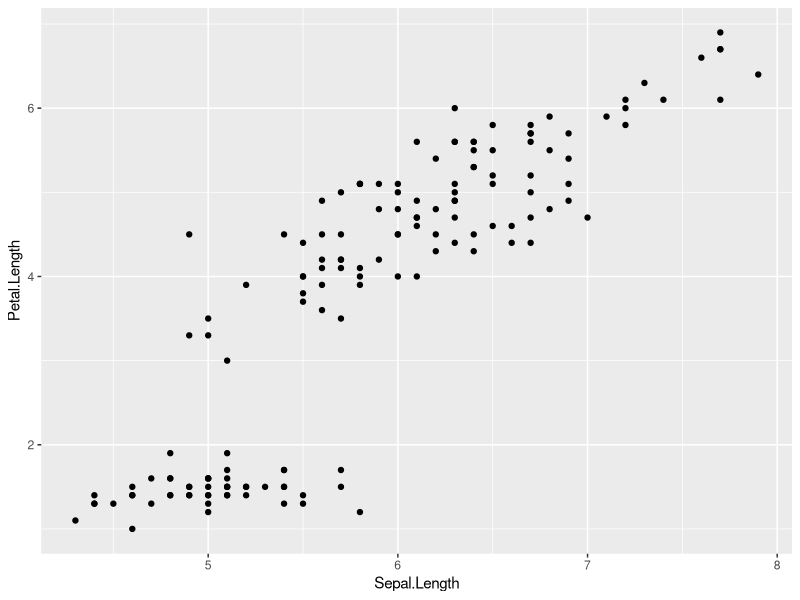
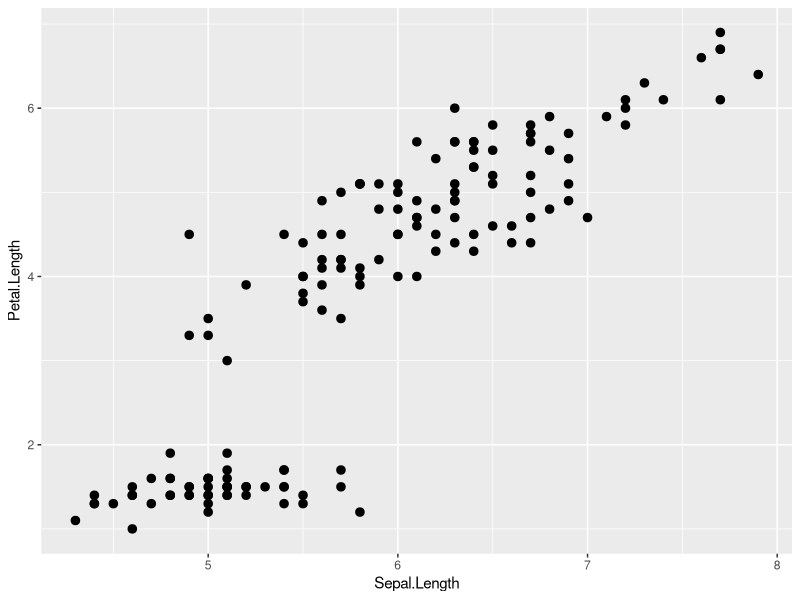
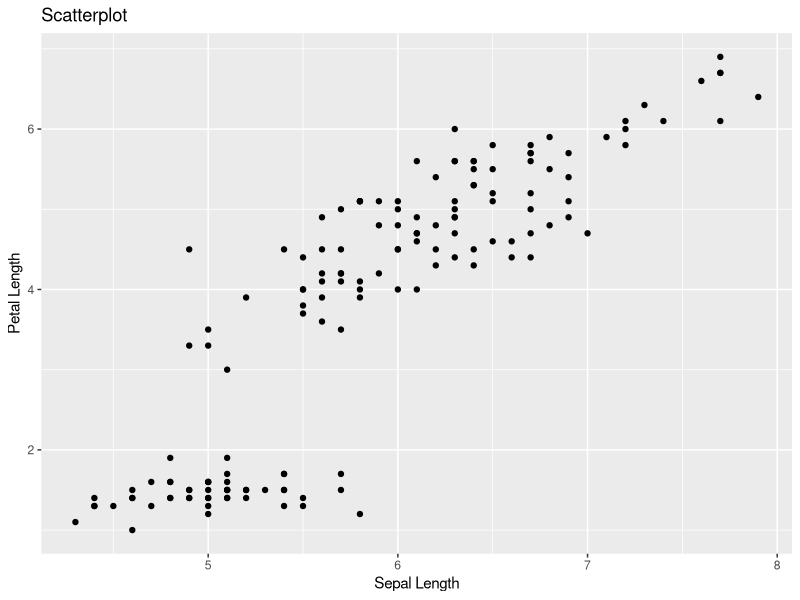
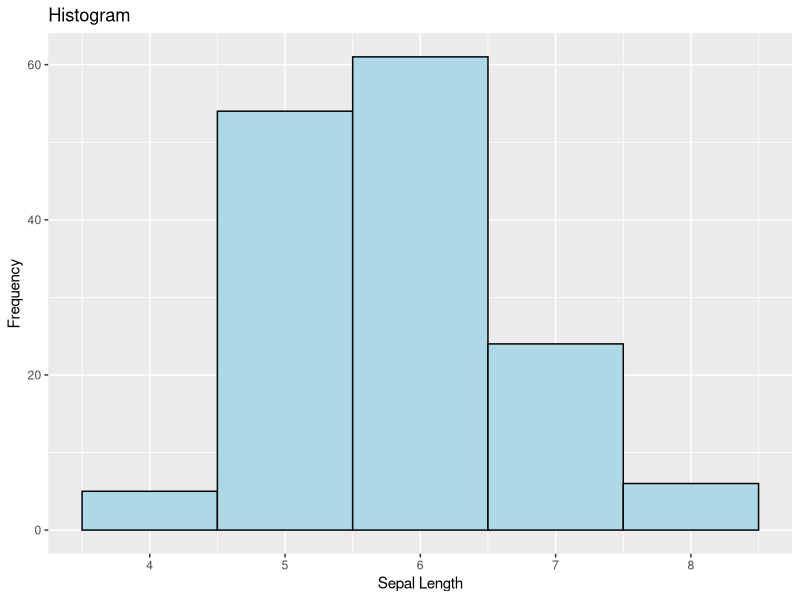
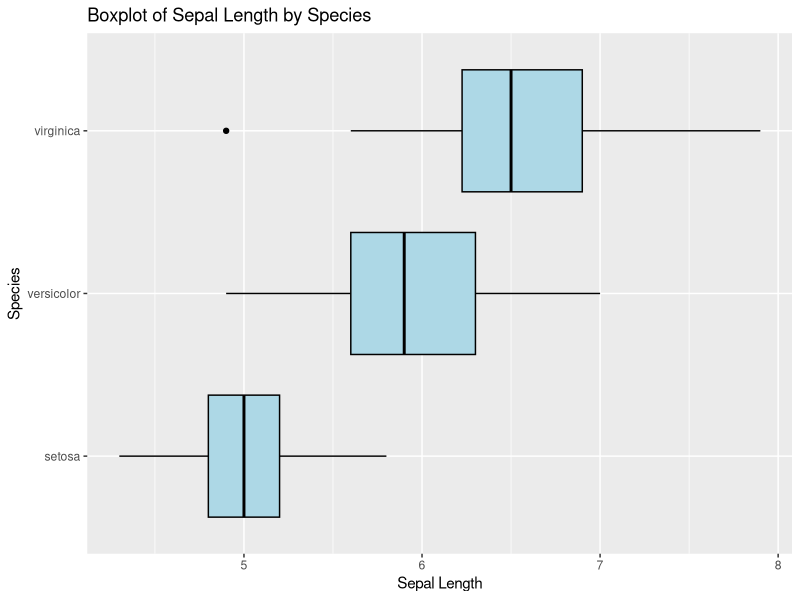
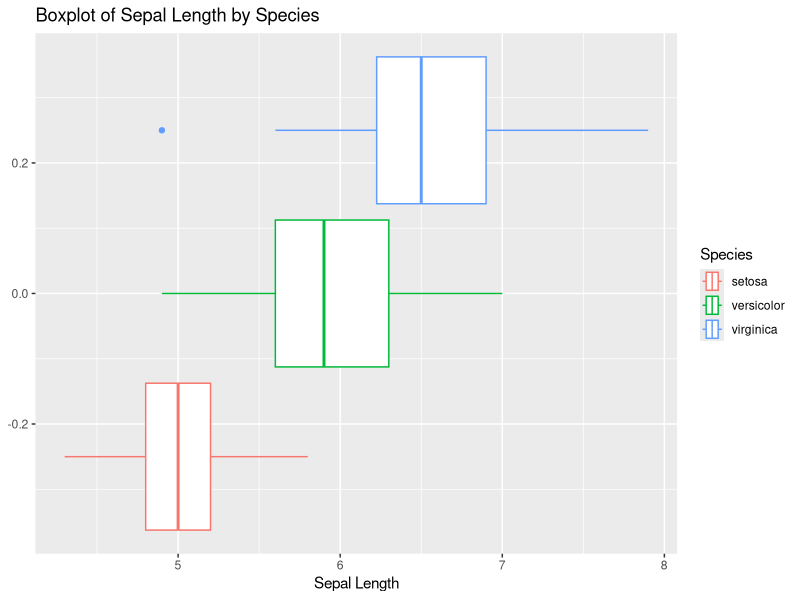
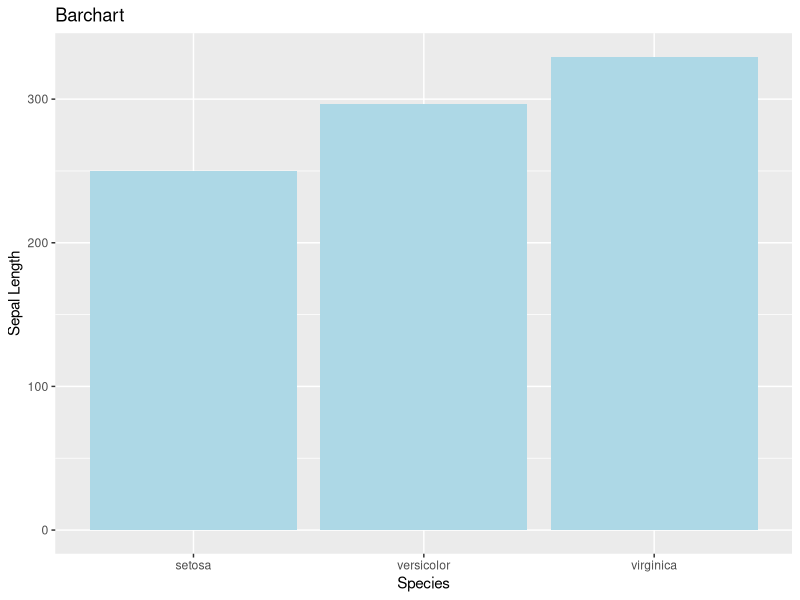

The R script that drew these images, in order:
#ggplot 2 and tidyverse are packages for creating grpahical representations 
#of data in R. 
library(tidyverse)
library(ggplot2)
library(readxl)

#To load a built-in dataset in base R. Iris is one such dataset.
View(iris)


#ggplot2 is a versatile package that can be used to visualize data in various
#ways. As such, there are different ways to code one plot. We will call our 
#dataset using ggplot() and add on different functions to obtain different plots.

#Scatterplot - Arguments of ggplot are the dataset and a function aes(). aes takes
#the continuous variables you wish to examine in a scatterplot. geom_point() is a 
#function that is necessary for the scatterplot and takes certain arguments, as we will see later.
plot <- ggplot(iris, aes(x = Sepal.Length, Petal.Length)) + geom_point()
print(plot)

#Change visual parameters of points using geom_point().
plot <- ggplot(iris, aes(x = Sepal.Length, Petal.Length)) + geom_point(size = 4, shape = 20)
print(plot)

#Add in titles for axes and the overall plot. Make sure to put "+" at the end of 
#each line, not the beginning, at that triggers an error.
plot <- ggplot(iris, aes(x = Sepal.Length, Petal.Length)) + geom_point() +
  labs(x = "Sepal Length", y = "Petal Length", title = "Scatterplot")
print(plot)

#Now, let's look at plotting a histogram for one variable, which we specify using aes().
#geom_histogram generates the histogram. Binwidth specifies the resolution of your plot
#fill and color specify the color you wish your bars to be filled and outlined with, respectively.
histogram <- ggplot(iris, aes(x = Sepal.Length)) + 
  geom_histogram(binwidth = 1, fill = "lightblue", color = "black") +  
    labs(x = "Sepal Length", y = "Frequency", title = "Histogram") 
print(histogram)

#Let's try visualizing a boxplot on a continuous variable stratified by 
#a categorical one. 
boxplot<- ggplot(iris, aes(x = Sepal.Length, y = Species)) + 
  geom_boxplot(fill = "lightblue", color = "black") + 
  labs(x = "Sepal Length", y = "Species", title = "Boxplot of Sepal Length by Species") 
print(boxplot)

#We can visualize the boxplot a different way and specify stratification using aes() 
#and color.
boxplot<- ggplot(iris, aes(x = Sepal.Length)) + 
  geom_boxplot(aes(color = Species)) + 
  labs(x = "Sepal Length", title = "Boxplot of Sepal Length by Species") 
print(boxplot)


#Let's graph the same data that we used for the boxplot in a barchart.
barchart <- ggplot(iris, aes(x=Species, y = Sepal.Length)) + 
  geom_bar(stat = "identity", fill = "lightblue") +
  labs(x = "Species", y = "Sepal Length" , title = "Barchart") 
print(barchart)
